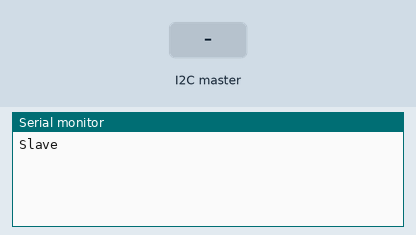
This sketch was run on a simulated Arduino Uno, built with avr-gcc and run on an emulated ATmega328P. Parts: the last lines printed to the serial monitor. The test bench sets the inputs (shaded band).

Above: at 1.2 s.
1.3 s: the I2C master sends the byte 1
At 2.2 s:
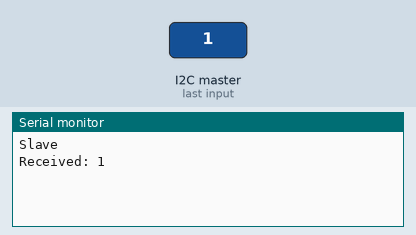
2.8 s: the I2C master sends the byte 0
At 3.4 s:
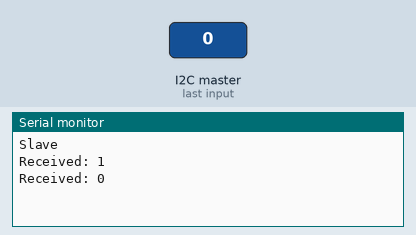

The sketch:

slave.ino
```cpp
#include <Wire.h>
char c;

// Abtastzeit
float ta = 0.1;
int K = 2;
int y = 0;
int x = 0;
int x_alt = 0;

int t_alt;
int rechenzeit;

// Parameter der simulierten Strecke
int t1 = 2;

void setup() {
  Wire.begin(8);                // join i2c bus as slave with address 8
  Wire.onReceive(receiveEvent); // register event
  Wire.onRequest(requestEvent); // register event
  Serial.begin(9600);
  Serial.println("Slave");
}

void loop() {
  // aktuelle Zeit speichern
  t_alt = millis();

  // simulierte Strecke: PT1-Algorithmus
  x_alt = x;
  x = (t1/(t1+ta))*x_alt+K*(ta/(t1+ta))*y;

  // warten, bis TA vergangen ist
  rechenzeit = millis() - t_alt;
  //Serial.println(rechenzeit);
  delay(100-rechenzeit);
}

void receiveEvent(int bytes)
{
  while(Wire.available() != 0)
  {
      y = Wire.read();
      Serial.print("Received: ");
      Serial.println(y);
  }
}

void requestEvent()
{
  Serial.print("Send: ");
  Serial.println(x);
  Wire.write(x);
}
```

Measured:
- after the input at 1.3 s, the serial monitor: prints a new line at once (image 1)
- after the input at 2.8 s, the serial monitor: prints a new line at once (image 2)
